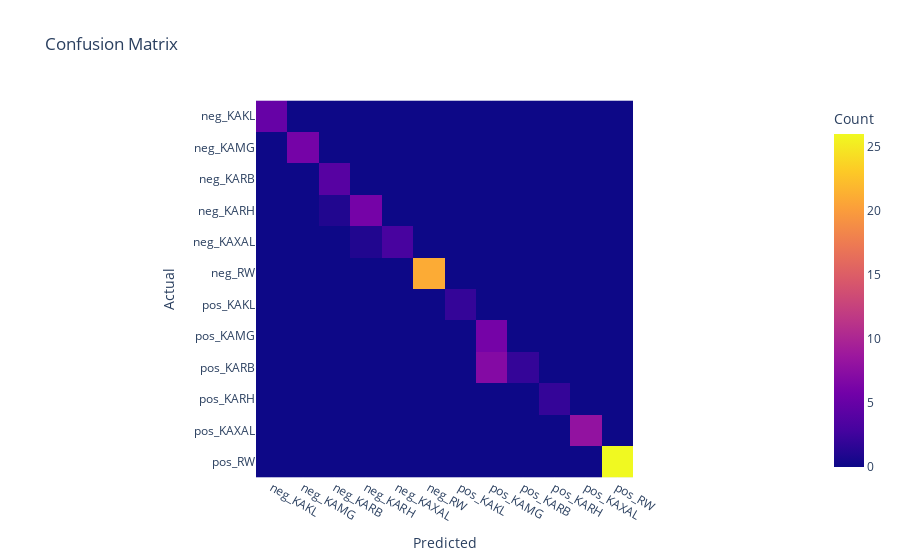
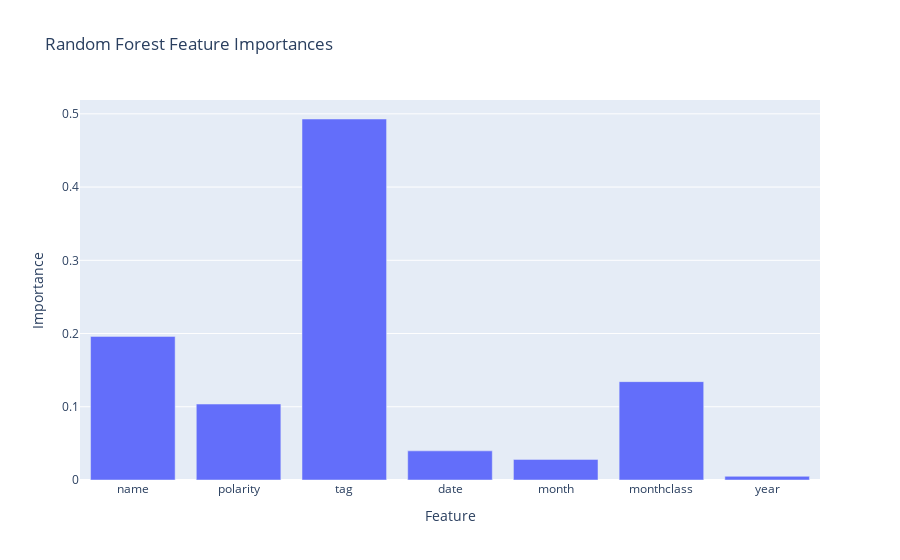

The notebook cell these images were saved under, in order:
### Code cell
import pandas as pd
import plotly.express as px
from sklearn.model_selection import train_test_split, GridSearchCV
from sklearn.ensemble import RandomForestClassifier
from sklearn.metrics import accuracy_score, classification_report, confusion_matrix
from sklearn.preprocessing import LabelEncoder
from sklearn.tree import export_graphviz
from IPython.display import Image
import graphviz

# read
df = pd.read_csv('groups_classes.csv')
target_column = 'class'
print(df.shape)
print(df.info())
print(df.head())

# used label encoder for encode the columns
label_encoders = {}
for column in df.columns:
    if df[column].dtype == 'object':  
        le = LabelEncoder()
        df[column] = le.fit_transform(df[column])
        label_encoders[column] = le  

# split data
X = df.drop(columns=[target_column])
y = df[target_column]

X_train, X_test, y_train, y_test = train_test_split(X, y, test_size=0.2, random_state=42)

# define the parameter for gridsearchcv
param_grid = {
    'n_estimators': [50, 500],
    'max_depth': [3, 20]
}

# initalize random forest classifier and gridsearchcv
rf = RandomForestClassifier(random_state=42)
grid_search = GridSearchCV(estimator=rf, param_grid=param_grid, 
                           cv=5, scoring='accuracy', verbose=1, n_jobs=-1)

# execute grid
print("Starte GridSearch...")
grid_search.fit(X_train, y_train)

# see the best hyperparameters and the model for it
print("Best hyperparameters:", grid_search.best_params_)
print("Best Cross-Validation-Accuracy:", grid_search.best_score_)

# final model with the best hyperparameters
best_rf = grid_search.best_estimator_
y_pred = best_rf.predict(X_test)

# evaltuation of accuracy
accuracy = accuracy_score(y_test, y_pred)
print("Accuracy:", accuracy)
class_report = classification_report(y_test, y_pred)
print("ClassificationReport:\n", class_report)

# confusionmatrix
conf_matrix = confusion_matrix(y_test, y_pred)
conf_matrix_df = pd.DataFrame(conf_matrix, 
                              index=label_encoders[target_column].classes_, 
                              columns=label_encoders[target_column].classes_)

# visualize the confusionsmatrix
fig_conf_matrix = px.imshow(conf_matrix_df, 
                            labels=dict(x="Predicted", y="Actual", color="Count"), 
                            x=label_encoders[target_column].classes_, 
                            y=label_encoders[target_column].classes_,
                            title="Confusion Matrix")

fig_conf_matrix.update_layout(coloraxis_showscale=True)
fig_conf_matrix.show()

# visualize feature importance
feature_importances = best_rf.feature_importances_
features = X.columns
importance_df = pd.DataFrame({'Feature': features, 'Importance': feature_importances})
fig = px.bar(importance_df, x='Feature', y='Importance', title='Random Forest Feature Importances')
fig.show()

# export the first three decision trees from the forest
for i in range(3):
    tree = best_rf.estimators_[i]
    dot_data = export_graphviz(tree,
                               feature_names=X_train.columns,  
                               filled=True,  
                               max_depth=2, 
                               impurity=False, 
                               proportion=True)
    graph = graphviz.Source(dot_data)
    display(graph)

### Figure 1 — Plotly figure (JSON) as saved in the notebook; plotly's stock layout.template omitted (floating-point values rounded to 4 significant figures; data arrays with more than 128 entries replaced by an {"elided": "..."} marker saying what was removed)
{"data": [{"coloraxis": "coloraxis", "hovertemplate": "Predicted: %{x}<br>Actual: %{y}<br>Count: %{z}<extra></extra>", "name": "0", "type": "heatmap", "x": ["neg_KAKL", "neg_KAMG", "neg_KARB", "neg_KARH", "neg_KAXAL", "neg_RW", "pos_KAKL", "pos_KAMG", "pos_KARB", "pos_KARH", "pos_KAXAL", "pos_RW"], "xaxis": "x", "y": ["neg_KAKL", "neg_KAMG", "neg_KARB", "neg_KARH", "neg_KAXAL", "neg_RW", "pos_KAKL", "pos_KAMG", "pos_KARB", "pos_KARH", "pos_KAXAL", "pos_RW"], "yaxis": "y", "z": {"elided": "12x12 int values"}}], "layout": {"coloraxis": {"colorbar": {"title": {"text": "Count"}}, "colorscale": [[0, "#0d0887"], [0.1111, "#46039f"], [0.2222, "#7201a8"], [0.3333, "#9c179e"], [0.4444, "#bd3786"], [0.5556, "#d8576b"], [0.6667, "#ed7953"], [0.7778, "#fb9f3a"], [0.8889, "#fdca26"], [1, "#f0f921"]], "showscale": true}, "title": {"text": "Confusion Matrix"}, "xaxis": {"anchor": "y", "constrain": "domain", "domain": [0, 1], "scaleanchor": "y", "title": {"text": "Predicted"}}, "yaxis": {"anchor": "x", "autorange": "reversed", "constrain": "domain", "domain": [0, 1], "title": {"text": "Actual"}}}}

### Figure 2 — Plotly figure (JSON) as saved in the notebook; plotly's stock layout.template omitted (floating-point values rounded to 4 significant figures)
{"data": [{"alignmentgroup": "True", "hovertemplate": "Feature=%{x}<br>Importance=%{y}<extra></extra>", "legendgroup": "", "marker": {"color": "#636efa", "pattern": {"shape": ""}}, "name": "", "offsetgroup": "", "orientation": "v", "showlegend": false, "textposition": "auto", "type": "bar", "x": ["name", "polarity", "tag", "date", "month", "monthclass", "year"], "xaxis": "x", "y": [0.1961, 0.1037, 0.4929, 0.03978, 0.02816, 0.1343, 0.00502], "yaxis": "y"}], "layout": {"barmode": "relative", "legend": {"tracegroupgap": 0}, "title": {"text": "Random Forest Feature Importances"}, "xaxis": {"anchor": "y", "domain": [0, 1], "title": {"text": "Feature"}}, "yaxis": {"anchor": "x", "domain": [0, 1], "title": {"text": "Importance"}}}}
